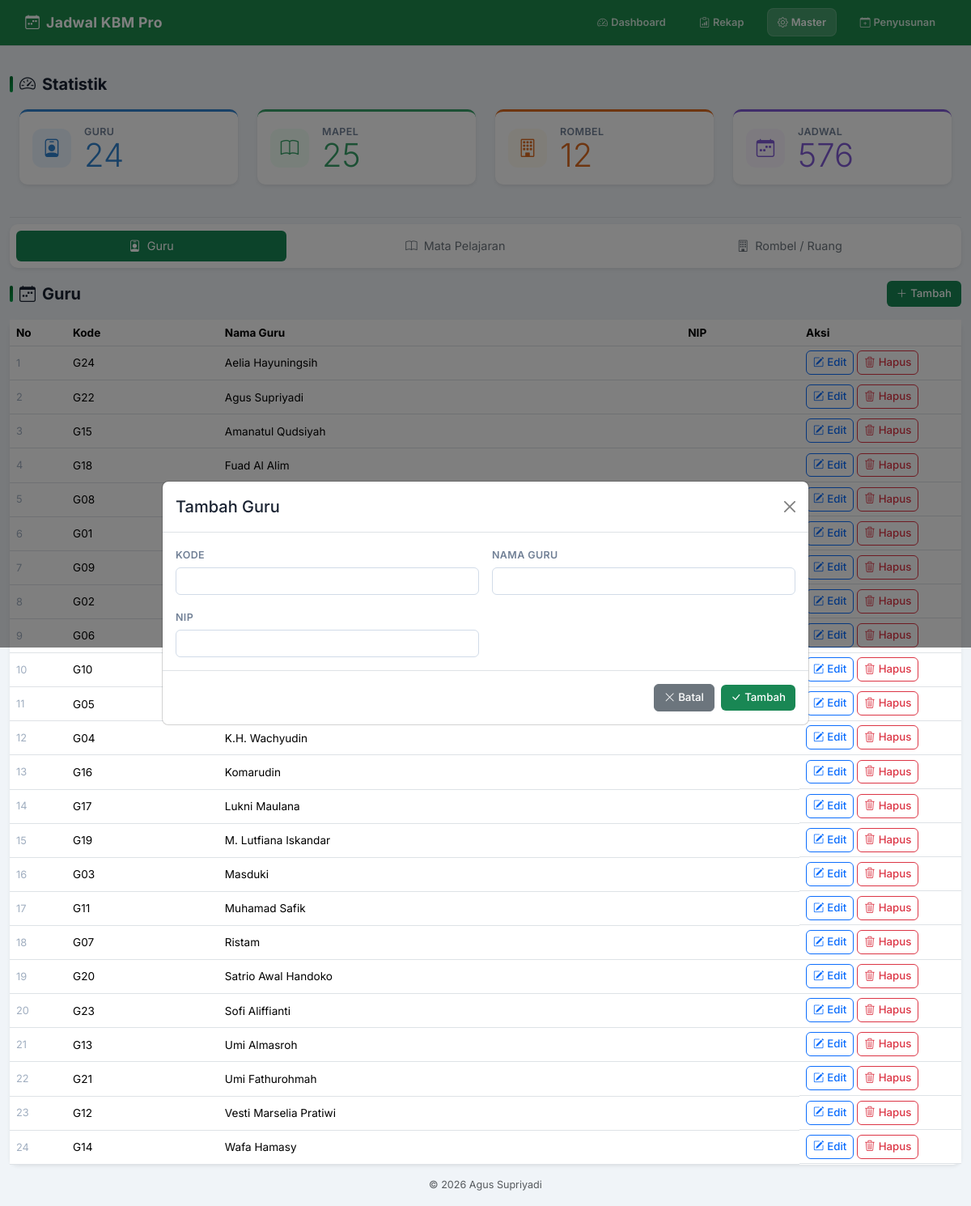
The app's page /master.php?type=teachers&new=1 with its own data.
### tables this page shows
CREATE TABLE teachers(id INTEGER PRIMARY KEY AUTOINCREMENT,code TEXT,name TEXT NOT NULL,nip TEXT,active INTEGER DEFAULT 1);

### config/database.php (called while the page is built, shortened)
<?php
function e(?string $v): string
{
    return htmlspecialchars($v ?? '', ENT_QUOTES, 'UTF-8');
}

### master.php (the view, shortened to what this page needs)
<?php
require __DIR__ . '/config/database.php';
$pdo  = db();
$type = $_GET['type'] ?? 'teachers';
$m = [
    'teachers' => ['Guru',            ['code' => 'Kode', 'name' => 'Nama Guru', 'nip' => 'NIP'], 'bi-person-badge'],
    'subjects' => ['Mata Pelajaran',  ['code' => 'Kode', 'name' => 'Nama Mapel'],                'bi-book'],
    'classes'  => ['Rombel / Ruang',  ['name' => 'Nama Rombel'],                                  'bi-building'],
];
[$title, $fields, $icon] = $m[$type];
$editRow = null;
$rows = $pdo->query("SELECT * FROM $type ORDER BY name")->fetchAll();
require __DIR__ . '/templates/header.php';
?>
<h3 class="page-heading mx-auto pt-4" style="max-width: 1180px;"><i class="bi bi-speedometer2"></i> Statistik</h3>
<div class="row mb-4 mx-auto" style="max-width: 1180px;">
    <?php
    $cards = [
        'teachers' => ['Guru',         'bi-person-badge', '#3182ce', '#ebf4ff'],
        'subjects' => ['Mapel',        'bi-book',         '#38a169', '#f0fff4'],
        'classes'  => ['Rombel',       'bi-building',     '#dd6b20', '#fffaf0'],
        'schedules'=> ['Jadwal',       'bi-calendar-week','#805ad5', '#faf5ff'],
    ];
    foreach ($cards as $t => [$n, $icon, $color, $bg]):
        $x = $pdo->query("SELECT COUNT(*) FROM $t")->fetchColumn();
    ?>
    <div class="col-md-3 mb-3">
        <div class="card shadow-sm" style="border-top: 3px solid <?= $color ?>;">
            <div class="card-body d-flex align-items-center gap-3">
                <div style="width:48px;height:48px;border-radius:12px;background:<?= $bg ?>;
                            display:flex;align-items:center;justify-content:center;flex-shrink:0;">
                    <i class="bi <?= $icon ?>" style="font-size:1.4rem;color:<?= $color ?>;"></i>
                </div>
                <div>
                    <div style="font-size:.78rem;font-weight:600;text-transform:uppercase;
                                letter-spacing:.4px;color:#718096;"><?= $n ?></div>
                    <b class="display-6" style="color:<?= $color ?>; line-height:1;"><?= $x ?></b>
                </div>
            </div>
        </div>
    </div>
    <?php endforeach; ?>
</div>
<div class="mt-4 pt-2 border-top">
<div class="mx-auto" style="max-width: 1180px;">
    <div class="card shadow-sm mb-3">
        <div class="card-body p-2">
            <ul class="nav nav-pills nav-fill gap-2">
                <?php foreach ($m as $key => $meta): ?>
                    <?php [$label, $fieldList, $menuIcon] = $meta; ?>
                    <li class="nav-item">
                        <a class="nav-link py-2.5 <?= $type === $key ? 'active bg-success text-white' : 'text-secondary' ?>"
                           href="?type=<?= $key ?>">
                            <i class="bi <?= $menuIcon ?> me-2"></i><?= $label ?>
                        </a>
                    </li>
                <?php endforeach; ?>
            </ul>
        </div>
    </div>
    <div class="d-flex justify-content-between align-items-center mb-3">
        <h3 class="page-heading mb-0">
            <i class="bi <?= $icon ?>"></i> <?= $title ?>
        </h3>
        <a href="?type=<?= $type ?>&new=1" class="btn btn-success">
            <i class="bi bi-plus-lg me-1"></i>Tambah
        </a>
    </div>
    <div class="modal fade" id="masterModal" tabindex="-1" aria-labelledby="masterModalLabel" aria-hidden="true">
        <div class="modal-dialog modal-lg modal-dialog-centered">
            <div class="modal-content">
                <form method="post">
                    <div class="modal-header">
                        <h5 class="modal-title" id="masterModalLabel">
                            <?= $editRow ? 'Edit ' . $title : 'Tambah ' . $title ?>
                        </h5>
                        <button type="button" class="btn-close" data-bs-dismiss="modal" aria-label="Close"></button>
                    </div>
                    <div class="modal-body row g-3">
                        <?php foreach ($fields as $f => $l): ?>
                            <div class="col-md-<?= count($fields) > 1 ? 6 : 12 ?>">
                                <label class="form-label"><?= $l ?></label>
                                <input class="form-control" name="<?= $f ?>"
                                       value="<?= $editRow ? e($editRow[$f]) : '' ?>">
                            </div>
                        <?php endforeach; ?>
                    </div>
                    <div class="modal-footer">
                        <button type="button" class="btn btn-secondary" data-bs-dismiss="modal">
                            <i class="bi bi-x-lg me-1"></i>Batal
                        </button>
                        <button class="btn btn-success">
                            <i class="bi bi-check-lg me-1"></i><?= $editRow ? 'Simpan' : 'Tambah' ?>
                        </button>
                    </div>
                </form>
            </div>
        </div>
    </div>
    <div class="card shadow-sm">
        <div class="table-responsive">
            <table class="table table-sm mb-0 align-middle">
                <tr>
                    <th style="width: 70px;">No</th>
                    <?php foreach ($fields as $l): ?>
                        <th><?= $l ?></th>
                    <?php endforeach; ?>
                    <th style="width: 200px;">Aksi</th>
                </tr>
                <?php foreach ($rows as $i => $r): ?>
                    <tr <?= ($editRow && $editRow['id'] == $r['id']) ? 'class="table-warning"' : '' ?>>
                        <td style="color:#a0aec0;font-size:.8rem;"><?= $i + 1 ?></td>
                        <?php foreach ($fields as $f => $l): ?>
                            <td><?= e($r[$f]) ?></td>
                        <?php endforeach; ?>
                        <td class="d-flex gap-1 flex-wrap">
                            <a class="btn btn-sm btn-outline-primary"
                               href="?type=<?= $type ?>&edit=<?= $r['id'] ?>">
                                <i class="bi bi-pencil-square me-1"></i>Edit
                            </a>
                            <a class="btn btn-sm btn-outline-danger"
                               href="?type=<?= $type ?>&delete=<?= $r['id'] ?>"
                               onclick="return confirm('Hapus?')">
                                <i class="bi bi-trash3 me-1"></i>Hapus
                            </a>
                        </td>
                    </tr>
                <?php endforeach; ?>
            </table>
        </div>
    </div>
</div>
<?php require __DIR__ . '/templates/footer.php'; ?>

### assets/css/app.css (style rules this page uses)
*, *::before, *::after { box-sizing: border-box }
body { background: #f0f4f8; font-family: 'Inter', -apple-system, BlinkMacSystemFont, "Segoe UI", Roboto, Helvetica, Arial, sans-serif; font-size: 0.9rem; color: #1a2332; padding-top: 0; margin: 0; }
.card { border: none; border-radius: 10px; box-shadow: 0 2px 12px rgba(0, 0, 0, .07); }
.btn { border-radius: 6px; font-weight: 500; font-size: .83rem; transition: transform .12s, box-shadow .12s; }
.btn-success { background: #198754; border: none; }
.form-control, .form-select { border-radius: 6px; border: 1.5px solid #d1dbe8; font-size: .85rem; transition: border-color .18s, box-shadow .18s; }
.form-label { font-weight: 600; font-size: .78rem; text-transform: uppercase; letter-spacing: .4px; color: #718096; margin-bottom: .3rem; }
.table { font-size: .85rem; }
.table td { padding: .75rem 1rem; vertical-align: middle; }
.table-sm th, .table-sm td { padding: .35rem .5rem !important; }
.page-heading { font-size: 1.25rem; font-weight: 700; color: #1a2332; margin-bottom: 1.2rem; display: flex; align-items: center; gap: .5rem; }
.page-heading::before { content: ''; display: inline-block; width: 4px; height: 1.25rem; background: linear-gradient(#006b2e, #009a44); border-radius: 2px; }

### records on screen
teachers: code "G24", name "Aelia Hayuningsih"
teachers: code "G22", name "Agus Supriyadi"
teachers: code "G15", name "Amanatul Qudsiyah"
teachers: code "G18", name "Fuad Al Alim"
teachers: code "G08"
teachers: code "G01"
teachers: code "G09"
teachers: code "G02"
teachers: code "G06"
teachers: code "G10"
teachers: code "G05"
teachers: code "G04", name "K.H. Wachyudin"
teachers: code "G16", name "Komarudin"
teachers: code "G17", name "Lukni Maulana"
teachers: code "G19", name "M. Lutfiana Iskandar"
teachers: code "G03", name "Masduki"
teachers: code "G11", name "Muhamad Safik"
teachers: code "G07", name "Ristam"
teachers: code "G20", name "Satrio Awal Handoko"
teachers: code "G23", name "Sofi Aliffianti"
teachers: code "G13", name "Umi Almasroh"
teachers: code "G21", name "Umi Fathurohmah"
teachers: code "G12", name "Vesti Marselia Pratiwi"
teachers: code "G14", name "Wafa Hamasy"

### other values on screen
$n "GURU"
$x "24"
$n "MAPEL"
$x "25"
$n "ROMBEL"
$x "12"
$n "JADWAL"
$x "576"
$label "Guru"
$label "Mata Pelajaran"
$label "Rombel / Ruang"
$title "Guru"
$l "KODE"
$l "NAMA GURU"
$l "NIP"
